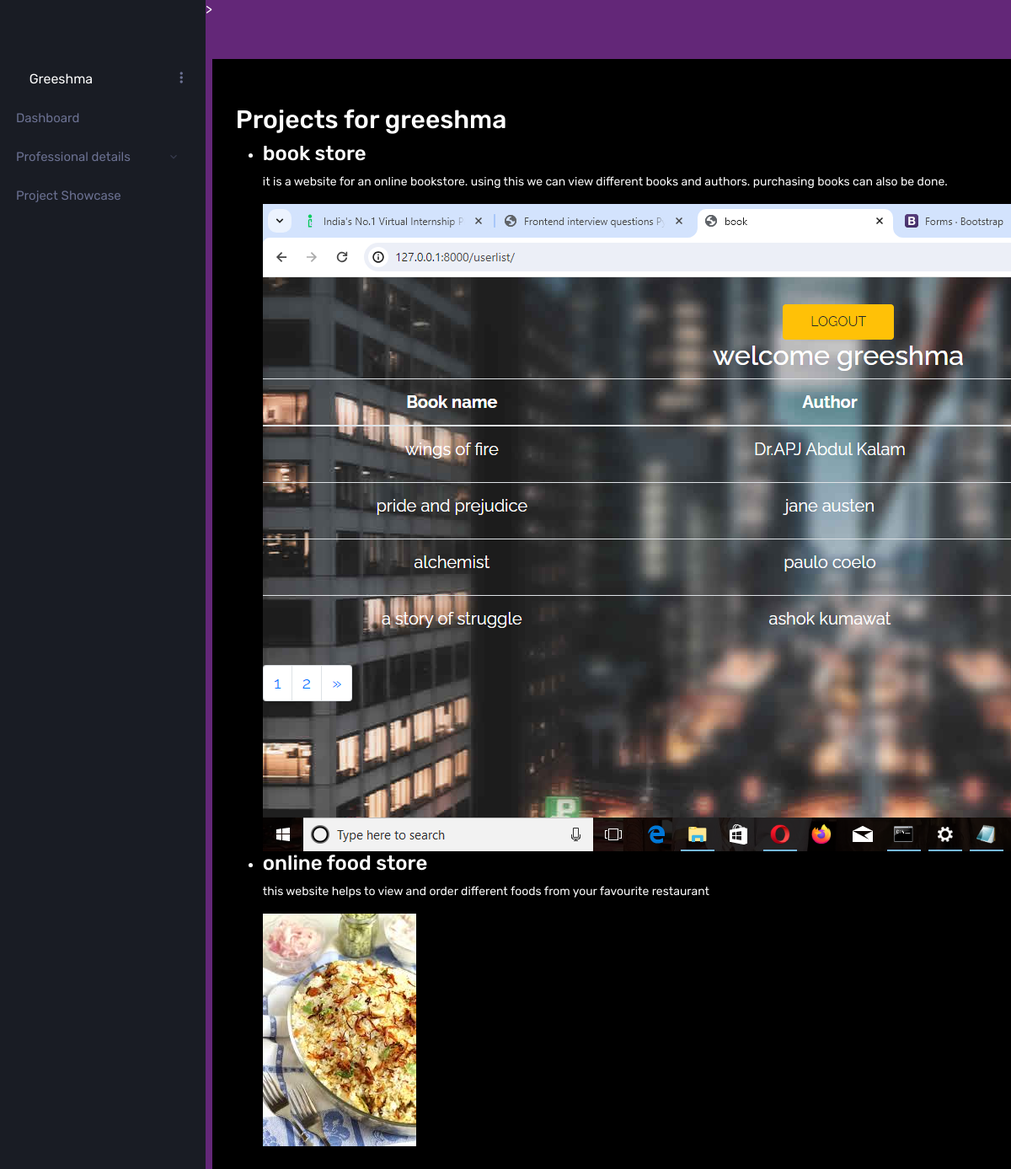
/viewproject/ (signed in), run on the app's committed database.
### userapp/models.py (models this page shows, shortened)
class Project(models.Model):
    user_profile = models.ForeignKey(UserProfile, on_delete=models.CASCADE)
    projectname = models.CharField(max_length=255)
    description = models.TextField()
    projectimage = models.ImageField(upload_to='project_images/')

### userapp/views.py (the view)
# urls.py: path('viewproject/',views.view_project,name='viewproject'),
def view_project(request):
    user_profile = request.user.userprofile
    projects = Project.objects.filter(user_profile=user_profile)
    return render(request, 'users/viewproject.html', {'projects': projects})

### templates/users/viewproject.html
{% extends 'users/index.html' %}
{% load static %}
{% block content %}
<h2>Projects for {{ user.username }}</h2>
{% if projects %}
    <ul>
        {% for project in projects %}
            <li>
                <h3>{{ project.projectname }}</h3>
                <p>{{ project.description }}</p>
                {% if project.projectimage %}
                    <img src="{{ project.projectimage.url }}" alt="{{ project.projectname }}">
                 {% else %}
                     <p>No image available</p>
                {% endif %}
            </li>
        {% endfor %}
    </ul>
{% else %}
    <p>No projects found for {{ user.username }}.</p>
{% endif %}
{% endblock %}

### templates/users/index.html (shortened to what this page needs)
<!DOCTYPE html>
{% load static %}
<html lang="en">
<head>
    <link rel="stylesheet" href="https://cdnjs.cloudflare.com/ajax/libs/font-awesome/6.2.1/css/all.min.css">
    <link rel="stylesheet" href="https://cdn.jsdelivr.net/npm/bootstrap@5.2.3/dist/css/bootstrap.min.css">
    <link href="{% static 'assets/vendors/mdi/css/materialdesignicons.min.css' %}" rel="stylesheet">
    <link href="{% static 'assets/vendors/css/vendor.bundle.base.css' %}" rel="stylesheet">
    <link href="{% static 'assets/vendors/jvectormap/jquery-jvectormap.css' %}" rel="stylesheet">
    <link href="{% static 'assets/vendors/flag-icon-css/css/flag-icon.min.css' %}" rel="stylesheet">
    <link href="{% static 'assets/vendors/owl-carousel-2/owl.carousel.min.css' %}" rel="stylesheet">
    <link href="{% static 'assets/vendors/owl-carousel-2/owl.theme.default.min.css' %}" rel="stylesheet">
    <link href="{% static 'assets/css/style.css' %}" rel="stylesheet">
</head>
<body>
<div class="container-scroller">
    {% include 'partials/sidebar.html' %}
    <div class="container-fluid page-body-wrapper">
       >
        <div class="main-panel">
            <div class="content-wrapper">
                {% block content %} {% endblock content %}
            </div>
        </div>
    </div>
</div>
</body>
</html>

### templates/partials/sidebar.html (shortened to what this page needs)
{% load static %}
<nav class="sidebar sidebar-offcanvas" id="sidebar">
    <div class="sidebar-brand-wrapper d-none d-lg-flex align-items-center justify-content-center fixed-top">
    </div>
    <ul class="nav">
        <li class="nav-item profile">
            <div class="profile-desc">
                    <div class="profile-name">
                        <h5 class="mb-0 font-weight-normal">{{ user.username | capfirst }}</h5>
                    </div>
                <a data-toggle="dropdown" href="#" id="profile-dropdown"><i class="mdi mdi-dots-vertical"></i></a>
            </div>
        </li>
        <li class="nav-item menu-items">
            <a class="nav-link" href="{% url 'profile' %}">
                <span class="menu-title">Dashboard</span>
            </a>
        </li>
        <li class="nav-item menu-items">
            <a aria-controls="ui-basic" aria-expanded="false" class="nav-link" data-toggle="collapse" href="#ui-basic">
                <span class="menu-title">Professional details</span>
                <i class="menu-arrow"></i>
            </a>
        </li>
         <li class="nav-item menu-items">
            <a class="nav-link" href="{% url 'viewproject' %}">
                <span class="menu-title">Project Showcase</span>
            </a>
        </li>
    </ul>
</nav>

### data on the page
Project: projectname "book store", description "it is a website for an online bookstore. using this we can view different books and authors. purchasing books can also be done.", projectimage (picture)
Project: projectname "online food store", description "this website helps to view and order different foods from your favourite restaurant", projectimage (picture)

### other printed values
{{ user.username | capfirst }} "Greeshma"
{{ user.username }} "greeshma"
